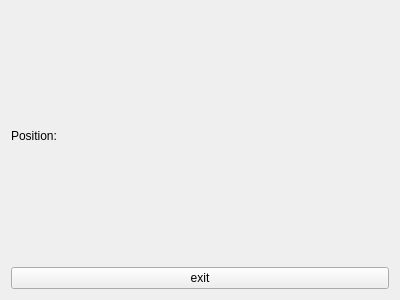
<?xml version="1.0" encoding="UTF-8"?>
<ui version="4.0">
 <class>MainWindow</class>
 <widget class="QMainWindow" name="MainWindow">
  <property name="geometry">
   <rect>
    <x>0</x>
    <y>0</y>
    <width>400</width>
    <height>300</height>
   </rect>
  </property>
  <property name="windowTitle">
   <string>MainWindow</string>
  </property>
  <widget class="QWidget" name="centralWidget">
   <layout class="QVBoxLayout" name="verticalLayout">
    <item>
     <widget class="QLabel" name="position_label_">
      <property name="text">
       <string>Position: </string>
      </property>
     </widget>
    </item>
    <item>
     <widget class="QPushButton" name="exit_button_">
      <property name="text">
       <string>exit</string>
      </property>
     </widget>
    </item>
   </layout>
  </widget>
 </widget>
 <layoutdefault spacing="6" margin="11"/>
 <resources/>
 <connections/>
</ui>
